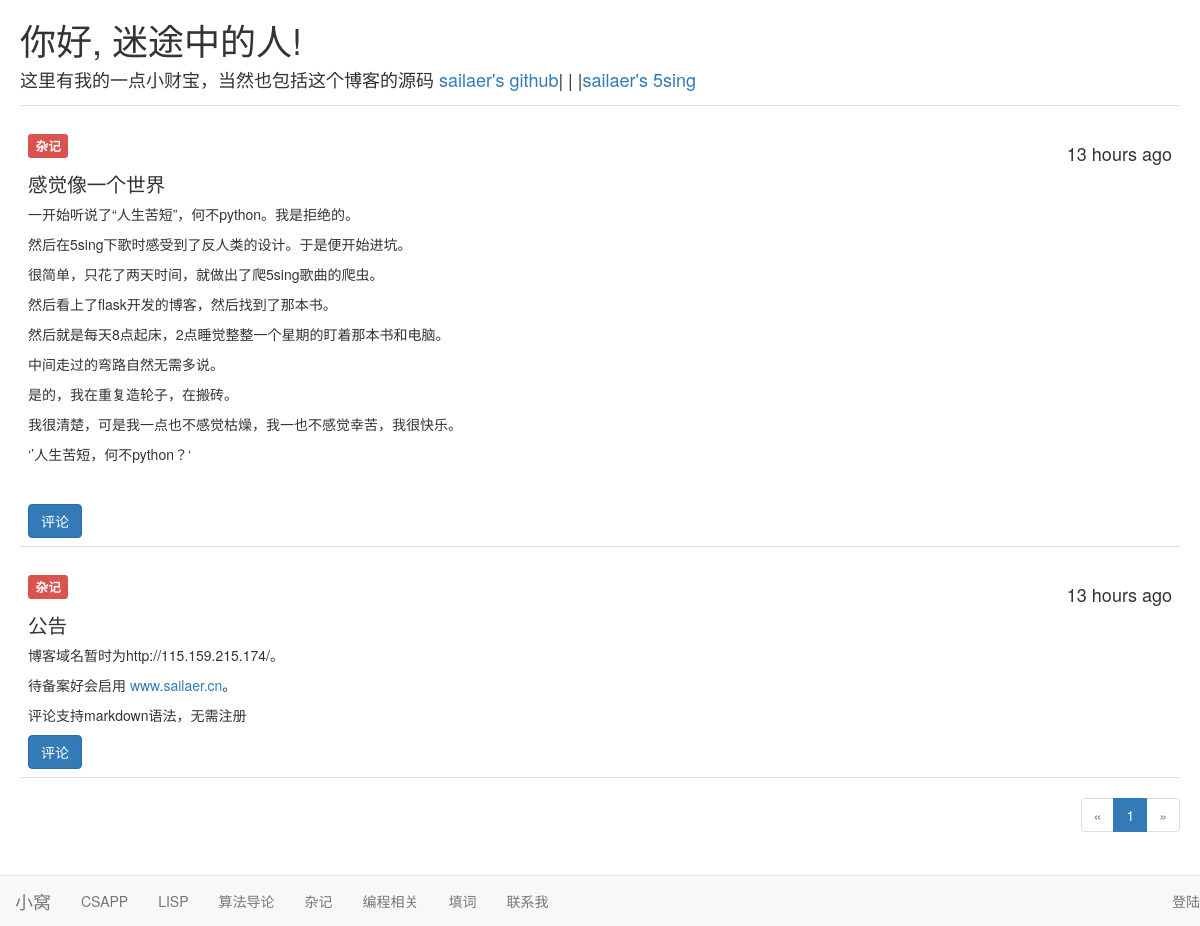
Before: / with the older database file.
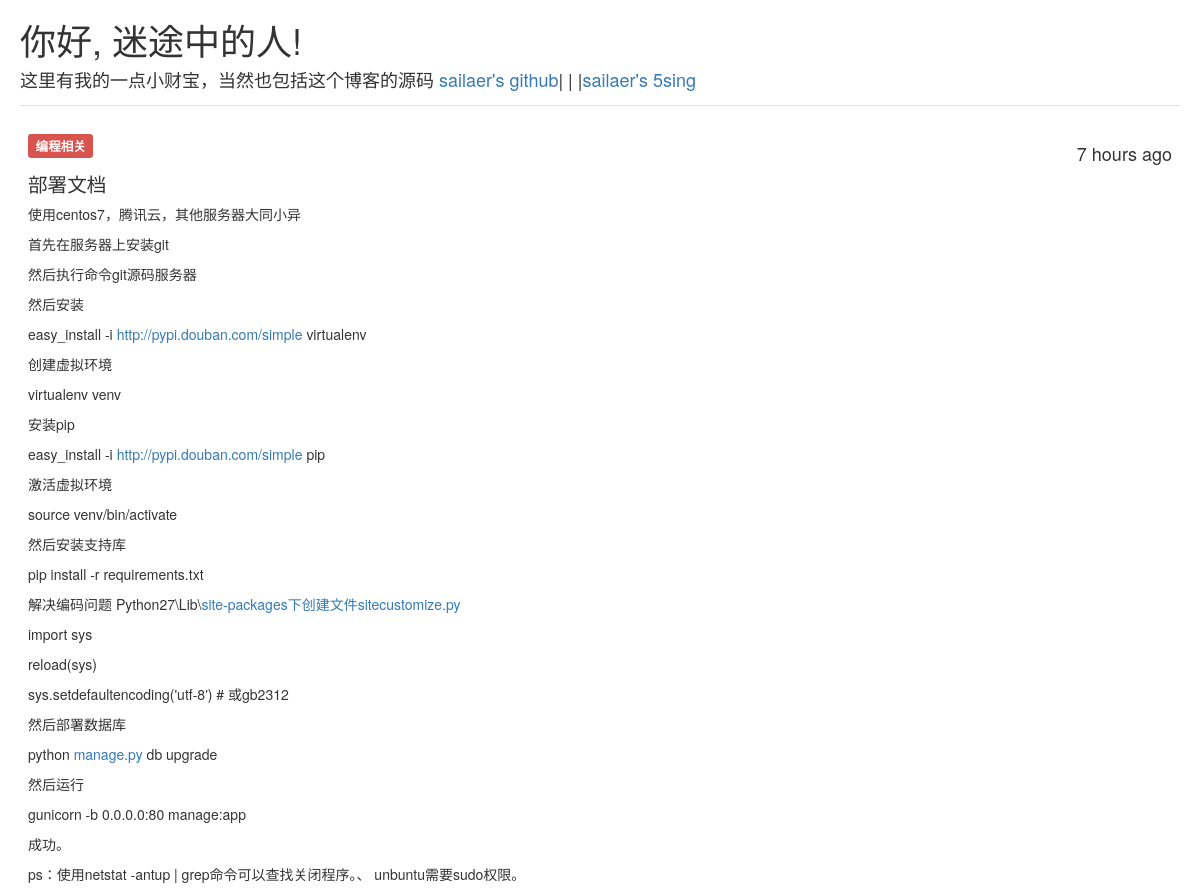
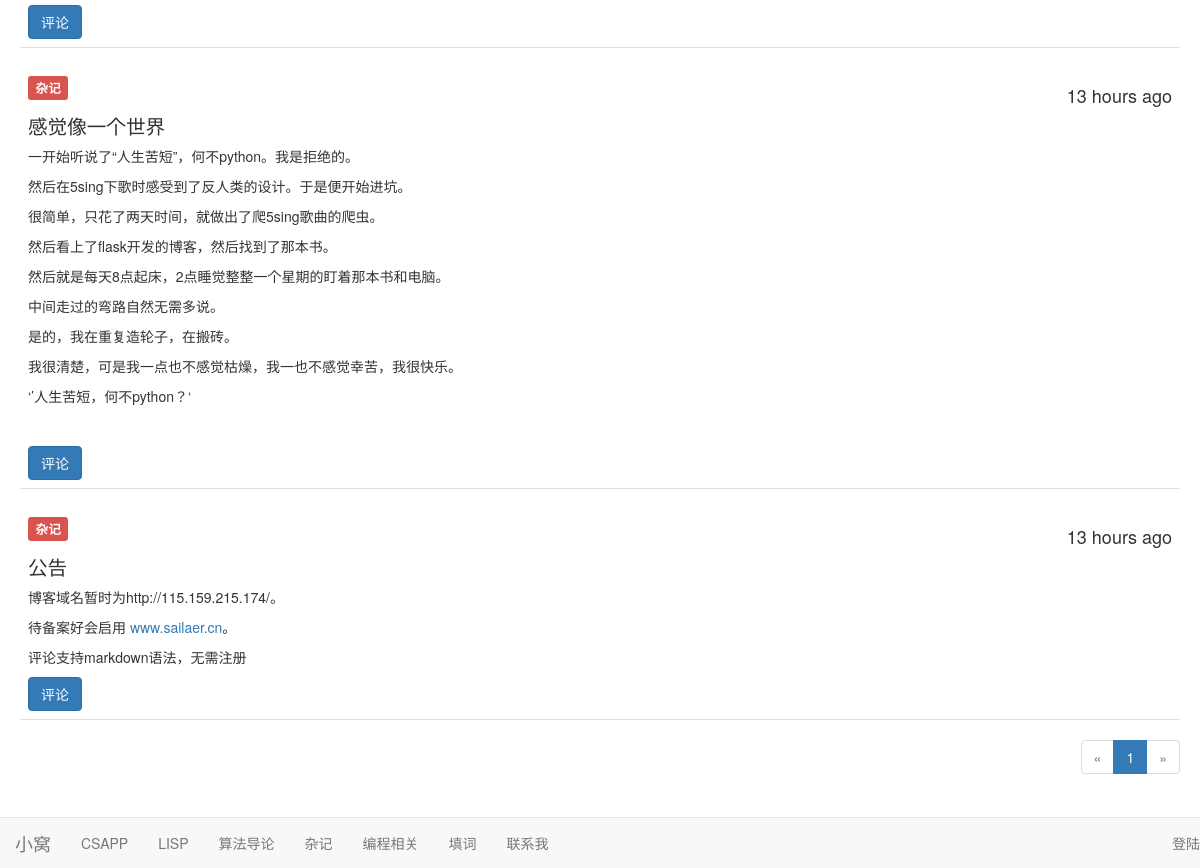
After: the same page with the newer database file (2 pictures, top to bottom).
### app/models.py (models this page shows, shortened)
class Post(db.Model):
    __tablename__ = 'posts'
    id = db.Column(db.Integer, primary_key=True)
    kind = db.Column(db.Text)
    body = db.Column(db.Text)
    body_html = db.Column(db.Text)
    timestamp = db.Column(db.DateTime, index=True, default=datetime.utcnow)
    author_id = db.Column(db.Integer, db.ForeignKey('users.id'))
    comments = db.relationship('Comment', backref = 'post', lazy ='dynamic')

### app/main/views.py (the view)
@main.route('/', methods=['GET', 'POST'])
def index():
    form = PostForm()
    if current_user.is_administrator and \
            form.validate_on_submit():
        post = Post(body=form.body.data,
                    author=current_user._get_current_object(),
                    kind = form.kind.data)
        db.session.add(post)
        return redirect(url_for('.index'))
    page = request.args.get('page', 1, type=int)
    pagination = Post.query.order_by(Post.timestamp.desc()).paginate(
        page, per_page=current_app.config['FLASKY_POSTS_PER_PAGE'],
        error_out=False)
    posts = pagination.items
    return render_template('index.html', form=form, posts=posts,
                           pagination=pagination)

### app/auth/views.py (called while the page is built)
@auth.before_app_request
def before_request():
    if current_user.is_authenticated \
            and not current_user.confirmed \
            and request.endpoint[:5] != 'auth.' \
            and request.endpoint != 'static':
        return redirect(url_for('auth.unconfirmed'))

### app/models.py (called while the page is built)
    def is_administrator(self):
        return False

### app/templates/index.html (shortened to what this page needs)
{% extends "base.html" %}
{% import "bootstrap/wtf.html" as wtf %}
{% import "_macros.html" as macros %}
{% block page_content %}
    <div>
        <h1>你好, {% if current_user.is_authenticated %}{{ current_user.username }}{% else %}迷途中的人{% endif %}!</h1>
        <h4>这里有我的一点小财宝，当然也包括这个博客的源码 <a href="https://github.com/sailaer">sailaer's github</a>| | |<a href="http://5sing.kugou.com/sailaer/default.html">sailaer's 5sing </a></h4>
    </div>
    {% include '_posts.html' %}
    {% if pagination %}
        <div class="pagination">
            {{ macros.pagination_widget(pagination, '.index') }}
        </div>
    {% endif %}
{% endblock %}

### app/templates/base.html (shortened to what this page needs)
{% extends "bootstrap/base.html" %}
{% block head %}
    {{ super() }}
    <link rel="stylesheet" type="text/css" href="{{ url_for('static', filename='styles.css') }}">
{% endblock %}
{% block navbar %}
    <div class="navbar navbar-default navbar-fixed-bottom" role="navigation">
        <div>
            <div class="navbar-header">
                <a class="navbar-brand" href="{{ url_for('main.index') }}">小窝</a>
            </div>
            <div class="navbar-collapse collapse">
                <ul class="nav navbar-nav">
                    <li><a href="{{ url_for('main.kind',kind = "CSAPP") }}">CSAPP</a></li>
                    <li><a href="{{ url_for('main.kind', kind = 'LISP') }}">LISP</a></li>
                    <li><a href="{{ url_for('main.kind', kind = "算法导论") }}">算法导论</a></li>
                    <li><a href="{{ url_for('main.kind', kind = "杂记") }}">杂记</a></li>
                    <li><a href="{{  url_for('main.kind', kind = "编程相关") }}">编程相关</a></li>
                    <li><a href="{{ url_for('main.kind', kind = '填词') }}">填词</a></li>
                    <li><a href="{{ url_for('main.about') }}">联系我</a></li>
                </ul>
                <ul class="nav navbar-nav navbar-right">
                    {% if current_user.is_authenticated %}
                        <li><a href="{{ url_for('auth.logout') }}">注销</a></li>
                    {% else %}
                        <li><a href="{{ url_for('auth.login') }}">登陆</a></li>
                    {% endif %}
                </ul>
            </div>
        </div>
    </div>
{% endblock %}
{% block content %}
    <div class="body">
        {% block page_content %}{% endblock %}
    </div>
{% endblock %}

### app/templates/_macros.html
{% macro pagination_widget(pagination, endpoint) %}
    <ul class="pagination">
        <li{% if not pagination.has_prev %} class="disabled"{% endif %}>
            <a href="{% if pagination.has_prev %}{{ url_for(endpoint, page=pagination.prev_num, **kwargs) }}{% else %}#{% endif %}">
                &laquo;
            </a>
        </li>
        {% for p in pagination.iter_pages() %}
            {% if p %}
                {% if p == pagination.page %}
                    <li class="active">
                        <a href="{{ url_for(endpoint, page = p, **kwargs) }}">{{ p }}</a>
                    </li>
                {% else %}
                    <li>
                        <a href="{{ url_for(endpoint, page = p, **kwargs) }}">{{ p }}</a>
                    </li>
                {% endif %}
            {% else %}
                <li class="disabled"><a href="#">&hellip;</a></li>
            {% endif %}
        {% endfor %}
        <li{% if not pagination.has_next %} class="disabled"{% endif %}>
            <a href="{% if pagination.has_next %}{{ url_for(endpoint, page=pagination.next_num, **kwargs) }}{% else %}#{% endif %}">
                &raquo;
            </a>
        </li>
    </ul>
{% endmacro %}

### app/templates/_posts.html (shortened to what this page needs)
<ul class="posts">
    {% for post in posts %}
        <li class="post">
            <div class="post-content">
                <div class="post-date"><h4>{{ moment(post.timestamp).fromNow() }}</h4></div>
                <div class="post-body">
                 <h3><span class="label label-danger">{{ post.kind }}</span></h3>
                    {% if post.body_html %}
                        <p>{{ post.body_html| safe}}</p>
                    {% else %}
                        {{ post.body }}
                    {% endif %}
                </div>
                <a href="{{ url_for('.post', id = post.id) }}">
                    <button type="submit" class="btn btn-primary">评论</button>
                </a>
            </div>
        </li>
    {% endfor %}
</ul>

### app/static/styles.css (style rules this page uses)
ul.posts { list-style-type: none; padding: 0px; margin: 16px 0px 0px 0px; border-top: 1px solid #e0e0e0; }
ul.posts li.post { padding: 8px; border-bottom: 1px solid #e0e0e0; }
div.post-date { float: right; }
div.post-content { margin-left: 0px; min-height: 45px; }
div.pagination { width: 100%; text-align: right; padding: 0px; margin: 0px; }
.post-body h1 { font-size: 140%; }
.post-body h3 { font-size: 120%; }
body { padding-bottom: 70px; margin-left: 20px; margin-right: 20px; }

Changed rows visible on the page:
added Post: timestamp "7 hours ago", kind "编程相关", body_html "部署文档 使用centos7，腾讯云，其他服务器大同小异 首先在服务器上安装git 然后执行命令git源码服务器 然后安装 easy_install -i http://pypi.douban.com/simple virtualenv 创建虚拟环境 virtualenv venv 安装pip easy_install -i http://pypi.douban.com/simple pip 激活虚拟环境 source venv/bin/activate 然后安装支持库 pip install -r requirements.txt 解决编码问题 Python27\\Lib\\ site-packages下创建文件sitecustomize.py import sys reload(sys) sys.setdefaultencoding('utf-8') # 或gb2312 然后部署数据库 python manage.py db upgrade 然后运行 gunicorn -b 0.0.0.0:80 manage:app 成功。 ps：使用netstat -antup | grep命令可以查找关闭程序。、 unbuntu需要sudo权限。"
